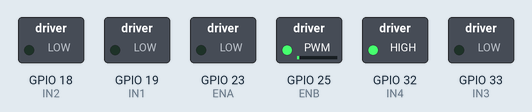
This sketch was run on a simulated ESP32. Shown: switched loads named in the sketch (green lamp = pin HIGH). Nothing arrives over Bluetooth unless stated; what the sketch prints to the serial monitor is not drawn.

Above: at 0.1 s.
Timing chart, 0 to 1.6 s (numbered marks = the images above):
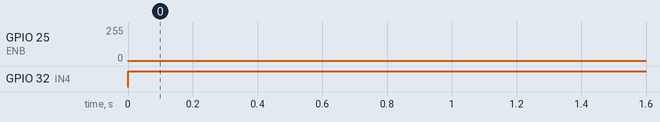

Measured:
- by itself, GPIO 25 (ENB): 0/255 → 2/255 at 0.00 s
- by itself, GPIO 32 (IN4): LOW → HIGH at 0.00 s

The sketch:

mcsoccer_esp32.ino
```cpp
#include <PS4Controller.h>

#define IN1 19
#define IN2 18
#define ENA 23
#define IN3 33
#define IN4 32
#define ENB 25

#define FREQ 5000
#define RES 8

//use sixasix and getmac
char* mac_address = "14:2B:2F:DB:11:F2";

void setup() {
  Serial.begin(115200);
  pinMode(IN1, OUTPUT); pinMode(IN2, OUTPUT); pinMode(ENA, OUTPUT);
  pinMode(IN3, OUTPUT); pinMode(IN4, OUTPUT); pinMode(ENB, OUTPUT);

  ledcAttach(ENA, FREQ, RES);
  ledcAttach(ENB, FREQ, RES);

  PS4.begin(mac_address);
  Serial.println("ready, waitiing for PS4");
}

void loop() {
  if (PS4.isConnected()) {
    int ly = PS4.LStickY();
    int lx = PS4.LStickX();
    if (abs(lx) < 10) lx = 0; if (abs(ly) < 10) ly = 0;

    int forward = -map(ly, -128, 127, -255, 255);
    int turn    = map(lx, -128, 127, -255, 255);

    int leftSpeed  = constrain(forward + turn, -255, 255);
    int rightSpeed = constrain(forward - turn, -255, 255);

    controlMotor(IN1, IN2, ENA, leftSpeed);
    controlMotor(IN3, IN4, ENB, rightSpeed);
  } else {
    controlMotor(IN1, IN2, ENA, 0);
    controlMotor(IN3, IN4, ENB, 0);
  }
}

void controlMotor(int pinIn1, int pinIn2, int pinEn, int speed) {
  int pwmValue = abs(speed);
  if (speed > 0) { digitalWrite(pinIn1, HIGH); digitalWrite(pinIn2, LOW); }
  else if (speed < 0) { digitalWrite(pinIn1, LOW); digitalWrite(pinIn2, HIGH); }
  else { digitalWrite(pinIn1, LOW); digitalWrite(pinIn2, LOW); pwmValue = 0; }
  ledcWrite(pinEn, pwmValue);
}
```
